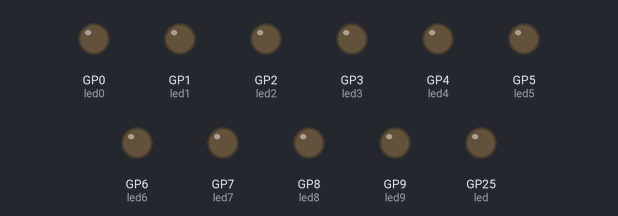
A program run on a simulated Raspberry Pi Pico running MicroPython. Parts: output pins drawn as LEDs (lit = HIGH).

Above: at 0.2 s.
At 2.2 s:
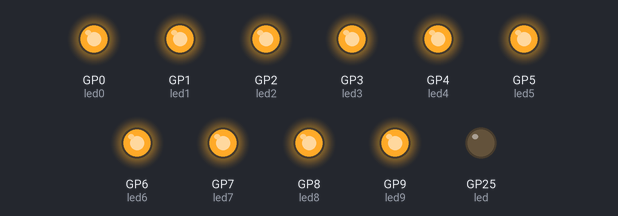
Timing chart, 0 to 3.0 s (numbered marks = the images above):
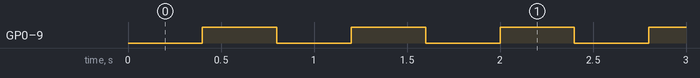

The program:

test.py
```python
from machine import Pin, Timer

led = Pin(25, Pin.OUT)
led0 = Pin(0, Pin.OUT)
led1 = Pin(1, Pin.OUT)
led2 = Pin(2, Pin.OUT)
led3 = Pin(3, Pin.OUT)
led4 = Pin(4, Pin.OUT)
led5 = Pin(5, Pin.OUT)
led6 = Pin(6, Pin.OUT)
led7 = Pin(7, Pin.OUT)
led8 = Pin(8, Pin.OUT)
led9 = Pin(9, Pin.OUT)

timer = Timer()

def blink(timer):
    led0.toggle()
    led1.toggle()
    led2.toggle()
    led3.toggle()
    led4.toggle()
    led5.toggle()
    led6.toggle()
    led7.toggle()
    led8.toggle()
    led9.toggle()


timer.init(freq=2.5, mode=Timer.PERIODIC, callback=blink)
```

Measured:
- by itself, GP0 (led0), GP1 (led1), GP2 (led2), GP3 (led3), GP4 (led4), GP5 (led5), GP6 (led6), GP7 (led7), GP8 (led8), GP9 (led9): alternates HIGH for 0.40 s and LOW for 0.40 s
